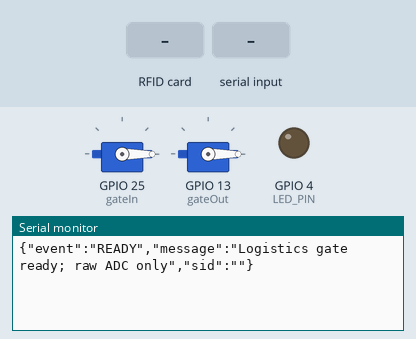
Simulated run of this sketch. Board: ESP32. Shown: 2 × servo, output pins drawn as LEDs (lit = HIGH), the last lines printed to the serial monitor. The inputs (shaded band) are chosen by the test bench. Random numbers use the default seed unless the sketch sets one.

Above: at 1.3 s.
1.4 s: RFID card 5E 7A 19 C4 held to the reader
At 2.5 s:
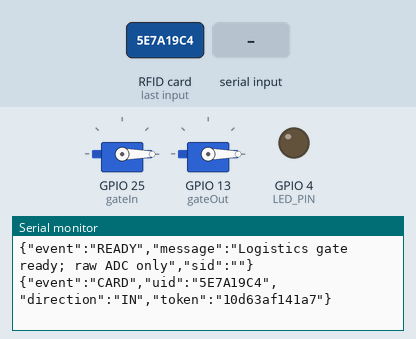
2.9 s: "TEST\n" received over Serial
At 3.8 s:
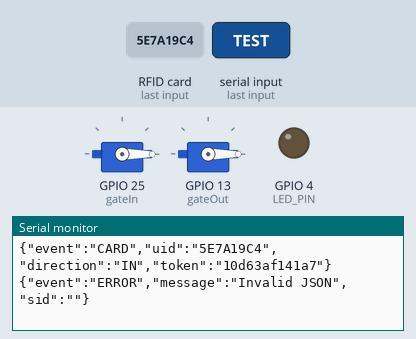
4.4 s: "1\n" received over Serial
At 4.7 s:
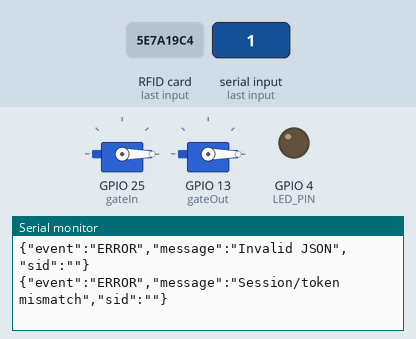

The sketch:

logistics_gate.ino
```cpp
// ESP32 prototype. Libraries: MFRC522, ESP32Servo, ArduinoJson (6 or 7).
// USB Serial JSON, 115200 baud. No Firebase credentials are embedded.
#include <SPI.h>
#include <MFRC522.h>
#include <ESP32Servo.h>
#include <ArduinoJson.h>
#include <esp_system.h>

MFRC522 readerIn(14, 26), readerOut(5, 27);
Servo gateIn, gateOut;
const int SENSOR_PIN=32, LED_PIN=4;
String line, token, direction, session;
unsigned long scannedAt=0, openedAt=0, sampleAt=0, testAt=0;
bool pending=false, opened=false, testing=false, measured=false, validSamples=true;
uint32_t sampleSum=0, samples=0;

void emit(const char* event, const char* message="") {
  StaticJsonDocument<384> doc;
  doc["event"]=event; doc["message"]=message; doc["sid"]=session;
  serializeJson(doc,Serial);Serial.println();
}

void scan(MFRC522 &reader, const char* lane) {
  if (!reader.PICC_IsNewCardPresent() || !reader.PICC_ReadCardSerial()) return;
  String uid;
  for (byte i=0;i<reader.uid.size;i++) {
    if (reader.uid.uidByte[i]<16) uid+="0";
    uid+=String(reader.uid.uidByte[i],HEX);
  }
  uid.toUpperCase();reader.PICC_HaltA();reader.PCD_StopCrypto1();
  token=String(esp_random(),HEX)+String(esp_random(),HEX);
  direction=lane;session="";pending=true;measured=false;testing=false;
  scannedAt=millis();digitalWrite(LED_PIN,LOW);
  StaticJsonDocument<384> doc;
  doc["event"]="CARD";doc["uid"]=uid;doc["direction"]=lane;doc["token"]=token;
  serializeJson(doc,Serial);Serial.println();
}

void command(String input) {
  StaticJsonDocument<512> doc;
  if (deserializeJson(doc,input)) {emit("ERROR","Invalid JSON");return;}
  if (!pending || millis()-scannedAt>=90000 || opened) {emit("ERROR","Scan expired or consumed");return;}
  String cmd=doc["cmd"] | "";
  String incomingToken=doc["token"] | "";
  String sid=doc["sid"] | "";
  if (incomingToken!=token || sid.length()!=32) {emit("ERROR","Session/token mismatch");return;}
  if (cmd=="TEST") {
    if (direction!="OUT" || testing || measured) {emit("ERROR","Test already used or wrong lane");return;}
    session=sid;testing=true;testAt=millis();sampleAt=0;
    sampleSum=0;samples=0;validSamples=true;
  } else if (cmd=="OPEN") {
    if (testing || (direction=="OUT" && (!measured || !validSamples || sid!=session))) {
      emit("ERROR","No matching measurement");return;
    }
    session=sid;
    if (direction=="IN") gateIn.write(90); else gateOut.write(90);
    opened=true;openedAt=millis();pending=false;
    emit("OPENED");
  } else emit("ERROR","Unknown command");
}

void setup() {
  Serial.begin(115200);SPI.begin();
  readerIn.PCD_Init();readerOut.PCD_Init();
  gateIn.setPeriodHertz(50);gateOut.setPeriodHertz(50);
  gateIn.attach(25,500,2400);gateOut.attach(13,500,2400);
  gateIn.write(0);gateOut.write(0);
  pinMode(SENSOR_PIN,INPUT);pinMode(LED_PIN,OUTPUT);
  analogReadResolution(12);
  emit("READY","Logistics gate ready; raw ADC only");
}

void loop() {
  while (Serial.available()) {
    char c=Serial.read();
    if (c=='\n') {command(line);line="";}
    else if (c!='\r') {
      line+=c;
      if (line.length()>512) {line="";emit("ERROR","Command too long");}
    }
  }
  if (opened && millis()-openedAt>=4000) {
    gateIn.write(0);gateOut.write(0);opened=false;emit("CLOSED");
  }
  if (pending && millis()-scannedAt>=90000) {
    pending=false;testing=false;emit("ERROR","Scan expired; scan again");
  }
  if (testing) {
    if (millis()-sampleAt>=20) {
      sampleAt=millis();int adc=analogRead(SENSOR_PIN);
      if (adc<=0 || adc>=4095) validSamples=false;
      sampleSum+=adc;samples++;
    }
    if (millis()-testAt>=3000) {
      testing=false;measured=true;
      StaticJsonDocument<384> doc;
      doc["event"]="RESULT";doc["sid"]=session;
      doc["adc"]=samples ? (float)sampleSum/samples : 0;
      doc["valid"]=validSamples && samples>=100;
      doc["samples"]=samples;
      validSamples=validSamples && samples>=100;
      if (!validSamples) digitalWrite(LED_PIN,HIGH);
      serializeJson(doc,Serial);Serial.println();
    }
  }
  if (!opened && !testing) {scan(readerIn,"IN");scan(readerOut,"OUT");}
}
```

Measured:
- after the input at 1.4 s, the serial monitor: prints a new line at once (image 1)
- after the input at 2.9 s, the serial monitor: prints a new line after 0.05 s (image 2)
- after the input at 4.4 s, the serial monitor: prints a new line at once (image 3)
